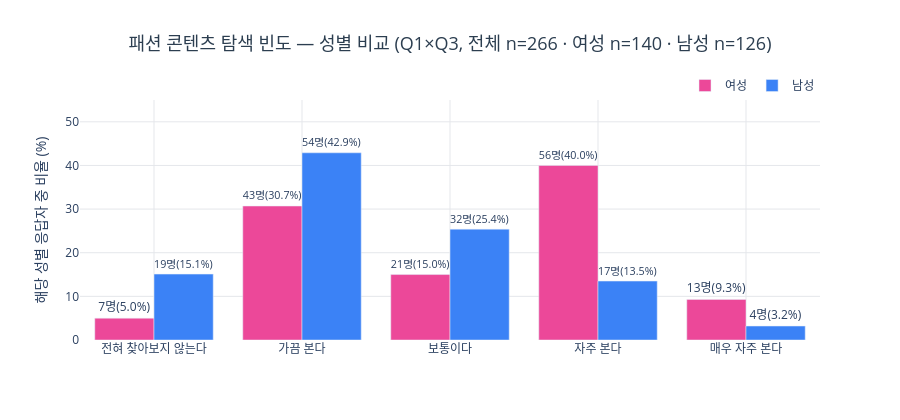

Notebook cell for this chart:
### Code cell
fig = go.Figure()
fig.add_trace(go.Bar(name='여성', x=CONTENT_ORDER, y=gc_pivot['여성'],
    marker_color='#EC4899',
    text=[f'{int(n)}명({p:.1f}%)' for n, p in zip(gc_n['여성'], gc_pivot['여성'])],
    textposition='outside'))
fig.add_trace(go.Bar(name='남성', x=CONTENT_ORDER, y=gc_pivot['남성'],
    marker_color='#3B82F6',
    text=[f'{int(n)}명({p:.1f}%)' for n, p in zip(gc_n['남성'], gc_pivot['남성'])],
    textposition='outside'))
fig.update_layout(
    title=dict(text=f'패션 콘텐츠 탐색 빈도 — 성별 비교 (Q1×Q3, 전체 n={len(df)} · 여성 n={female_total} · 남성 n={male_total})',
               x=0.5, xanchor='center', font=dict(size=18, color='#2c3e50')),
    barmode='group', plot_bgcolor='white', paper_bgcolor='white',
    xaxis=dict(gridcolor='#e5e7eb', title=''),
    yaxis=dict(gridcolor='#e5e7eb', title='해당 성별 응답자 중 비율 (%)', range=[0, 55]),
    height=420,
    legend=dict(orientation='h', yanchor='bottom', y=1.0, xanchor='right', x=1))
fig.show()

### Figure 1 — Plotly figure (JSON) as saved in the notebook; plotly's stock layout.template omitted (floating-point values rounded to 4 significant figures)
{"data": [{"marker": {"color": "#EC4899"}, "name": "여성", "text": ["7명(5.0%)", "43명(30.7%)", "21명(15.0%)", "56명(40.0%)", "13명(9.3%)"], "textposition": "outside", "type": "bar", "x": ["전혀 찾아보지 않는다", "가끔 본다", "보통이다", "자주 본다", "매우 자주 본다"], "y": [5.0, 30.7, 15.0, 40.0, 9.3]}, {"marker": {"color": "#3B82F6"}, "name": "남성", "text": ["19명(15.1%)", "54명(42.9%)", "32명(25.4%)", "17명(13.5%)", "4명(3.2%)"], "textposition": "outside", "type": "bar", "x": ["전혀 찾아보지 않는다", "가끔 본다", "보통이다", "자주 본다", "매우 자주 본다"], "y": [15.1, 42.9, 25.4, 13.5, 3.2]}], "layout": {"barmode": "group", "height": 420, "legend": {"orientation": "h", "x": 1, "xanchor": "right", "y": 1, "yanchor": "bottom"}, "paper_bgcolor": "white", "plot_bgcolor": "white", "title": {"font": {"color": "#2c3e50", "size": 18}, "text": "패션 콘텐츠 탐색 빈도 — 성별 비교 (Q1×Q3, 전체 n=266 · 여성 n=140 · 남성 n=126)", "x": 0.5, "xanchor": "center"}, "xaxis": {"gridcolor": "#e5e7eb", "title": {"text": ""}}, "yaxis": {"gridcolor": "#e5e7eb", "range": [0, 55], "title": {"text": "해당 성별 응답자 중 비율 (%)"}}}}
